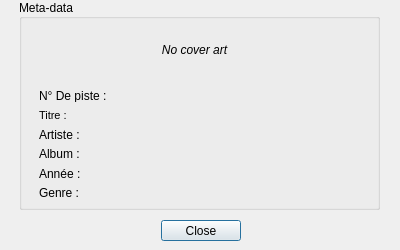
<?xml version="1.0" encoding="UTF-8"?>
<ui version="4.0">
 <class>TagViewer</class>
 <widget class="QDialog" name="TagViewer">
  <property name="geometry">
   <rect>
    <x>0</x>
    <y>0</y>
    <width>400</width>
    <height>250</height>
   </rect>
  </property>
  <property name="font">
   <font>
    <family>Segoe UI</family>
   </font>
  </property>
  <property name="windowTitle">
   <string>Tag Viewer</string>
  </property>
  <widget class="QDialogButtonBox" name="buttonBox">
   <property name="geometry">
    <rect>
     <x>30</x>
     <y>220</y>
     <width>341</width>
     <height>21</height>
    </rect>
   </property>
   <property name="orientation">
    <enum>Qt::Horizontal</enum>
   </property>
   <property name="standardButtons">
    <set>QDialogButtonBox::Close</set>
   </property>
   <property name="centerButtons">
    <bool>true</bool>
   </property>
  </widget>
  <widget class="QGroupBox" name="groupBox">
   <property name="geometry">
    <rect>
     <x>19</x>
     <y>-1</y>
     <width>361</width>
     <height>211</height>
    </rect>
   </property>
   <property name="title">
    <string>Meta-data</string>
   </property>
   <property name="alignment">
    <set>Qt::AlignLeading|Qt::AlignLeft|Qt::AlignVCenter</set>
   </property>
   <widget class="QWidget" name="formLayoutWidget">
    <property name="geometry">
     <rect>
      <x>20</x>
      <y>90</y>
      <width>321</width>
      <height>111</height>
     </rect>
    </property>
    <layout class="QFormLayout" name="formLayout">
     <item row="0" column="0">
      <widget class="QLabel" name="label">
       <property name="text">
        <string>N° De piste : </string>
       </property>
      </widget>
     </item>
     <item row="0" column="1">
      <widget class="QLabel" name="a_num">
       <property name="text">
        <string/>
       </property>
      </widget>
     </item>
     <item row="1" column="0">
      <widget class="QLabel" name="label_3">
       <property name="font">
        <font>
         <pointsize>8</pointsize>
        </font>
       </property>
       <property name="text">
        <string>Titre : </string>
       </property>
      </widget>
     </item>
     <item row="1" column="1">
      <widget class="QLabel" name="a_title">
       <property name="text">
        <string/>
       </property>
      </widget>
     </item>
     <item row="2" column="0">
      <widget class="QLabel" name="label_5">
       <property name="text">
        <string>Artiste : </string>
       </property>
      </widget>
     </item>
     <item row="2" column="1">
      <widget class="QLabel" name="a_artist">
       <property name="text">
        <string/>
       </property>
      </widget>
     </item>
     <item row="3" column="0">
      <widget class="QLabel" name="label_7">
       <property name="text">
        <string>Album : </string>
       </property>
      </widget>
     </item>
     <item row="3" column="1">
      <widget class="QLabel" name="a_album">
       <property name="text">
        <string/>
       </property>
      </widget>
     </item>
     <item row="4" column="0">
      <widget class="QLabel" name="label_9">
       <property name="text">
        <string>Année : </string>
       </property>
      </widget>
     </item>
     <item row="4" column="1">
      <widget class="QLabel" name="a_year">
       <property name="text">
        <string/>
       </property>
      </widget>
     </item>
     <item row="5" column="0">
      <widget class="QLabel" name="label_11">
       <property name="text">
        <string>Genre : </string>
       </property>
      </widget>
     </item>
     <item row="5" column="1">
      <widget class="QLabel" name="a_genre">
       <property name="text">
        <string/>
       </property>
      </widget>
     </item>
    </layout>
   </widget>
   <widget class="QLabel" name="a_coverArt">
    <property name="geometry">
     <rect>
      <x>130</x>
      <y>11</y>
      <width>91</width>
      <height>80</height>
     </rect>
    </property>
    <property name="text">
     <string>&lt;html&gt;&lt;head/&gt;&lt;body&gt;&lt;p&gt;&lt;span style=&quot; font-style:italic;&quot;&gt;No cover art&lt;/span&gt;&lt;/p&gt;&lt;/body&gt;&lt;/html&gt;</string>
    </property>
    <property name="scaledContents">
     <bool>true</bool>
    </property>
    <property name="alignment">
     <set>Qt::AlignCenter</set>
    </property>
    <property name="wordWrap">
     <bool>false</bool>
    </property>
   </widget>
  </widget>
 </widget>
 <resources/>
 <connections>
  <connection>
   <sender>buttonBox</sender>
   <signal>accepted()</signal>
   <receiver>TagViewer</receiver>
   <slot>accept()</slot>
   <hints>
    <hint type="sourcelabel">
     <x>248</x>
     <y>254</y>
    </hint>
    <hint type="destinationlabel">
     <x>157</x>
     <y>274</y>
    </hint>
   </hints>
  </connection>
  <connection>
   <sender>buttonBox</sender>
   <signal>rejected()</signal>
   <receiver>TagViewer</receiver>
   <slot>reject()</slot>
   <hints>
    <hint type="sourcelabel">
     <x>316</x>
     <y>260</y>
    </hint>
    <hint type="destinationlabel">
     <x>286</x>
     <y>274</y>
    </hint>
   </hints>
  </connection>
 </connections>
</ui>
